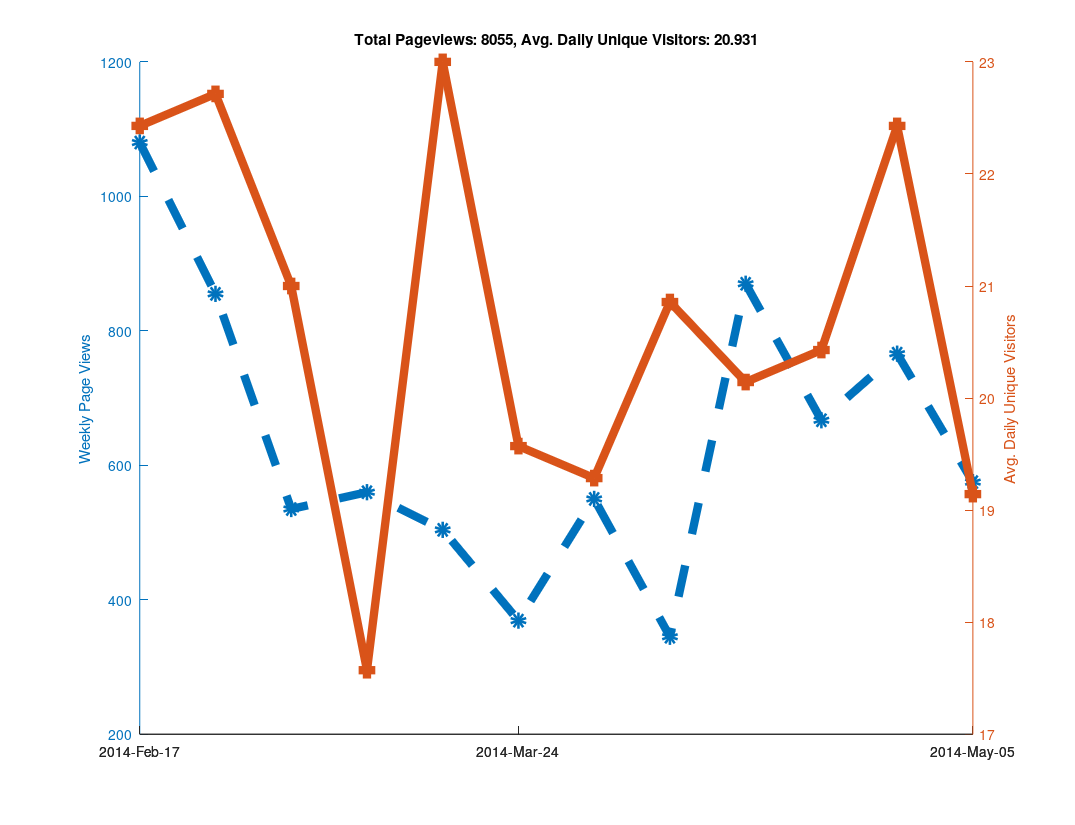

MATLAB code for this plot:
clear all

% Github has a "traffic" page now, but it doesn't seem like you can
% put in an arbitrary date range?  When I looked at it, it showed the
% numbers of unique visitors and views for the last two weeks only...
% So as long as I check back at least once every two weeks I can keep
% a record of it?  Great...

% https://github.com/libMesh/libmesh/graphs/traffic

% Date, Views, Unique Visitors
data = {
    '2014-Feb-17', 274, 25
    '2014-Feb-18', 145, 30
    '2014-Feb-19', 129, 27
    '2014-Feb-20', 202, 24
    '2014-Feb-21', 240, 22
    '2014-Feb-22', 62,  17
    '2014-Feb-23', 28,  12
    '2014-Feb-24', 217, 19
    '2014-Feb-25', 90,  25
    '2014-Feb-26', 189, 36
    '2014-Feb-27', 112, 26
    '2014-Feb-28', 81,  20
    '2014-Mar-01', 113, 17
    '2014-Mar-02', 53,  16
    '2014-Mar-03', 41,  21
    '2014-Mar-04', 144, 35
    '2014-Mar-05', 51,  20
    '2014-Mar-06', 157, 25
    '2014-Mar-07', 50,  22
    '2014-Mar-08', 50,  11
    '2014-Mar-09', 42,  13
    '2014-Mar-10', 61,  16
    '2014-Mar-11', 27,  16
    '2014-Mar-12', 111, 20
    '2014-Mar-13', 66,  20
    '2014-Mar-14', 223, 25
    '2014-Mar-15', 46,   9
    '2014-Mar-16', 26,  17
    '2014-Mar-17', 80,  29
    '2014-Mar-18', 59,  30
    '2014-Mar-19', 85,  31
    '2014-Mar-20', 122, 18
    '2014-Mar-21', 61,  21
    '2014-Mar-22', 33,  18
    '2014-Mar-23', 64,  14
    '2014-Mar-24', 95,  24
    '2014-Mar-25', 75,  28
    '2014-Mar-26', 49,  18
    '2014-Mar-27', 57,  24
    '2014-Mar-28', 33,  16
    '2014-Mar-29', 41,  16
    '2014-Mar-30', 19,  11
    '2014-Mar-31', 52,  12
    '2014-Apr-01', 120, 21
    '2014-Apr-02', 68,  23
    '2014-Apr-03', 98,  28
    '2014-Apr-04', 77,  21
    '2014-Apr-05', 80,  15
    '2014-Apr-06', 55,  15
    '2014-Apr-07', 71,  31
    '2014-Apr-08', 84,  26
    '2014-Apr-09', 33,  18
    '2014-Apr-10', 32,  16
    '2014-Apr-11', 51,  20
    '2014-Apr-12', 25,  15
    '2014-Apr-13', 49,  20
    '2014-Apr-14', 120, 23
    '2014-Apr-15', 191, 27
    '2014-Apr-16', 219, 24
    '2014-Apr-17', 216, 30
    '2014-Apr-18', 63,  19
    '2014-Apr-19', 36,  11
    '2014-Apr-20', 25,   7
    '2014-Apr-21', 115, 24
    '2014-Apr-22', 128, 31
    '2014-Apr-23', 87,  25
    '2014-Apr-24', 108, 23
    '2014-Apr-25', 111, 20
    '2014-Apr-26', 89,   9
    '2014-Apr-27', 29,  11
    '2014-Apr-28', 177, 28
    '2014-Apr-29', 170, 27
    '2014-Apr-30', 183, 28
    '2014-May-01', 97,  25
    '2014-May-02', 64,  23
    '2014-May-03', 43,  12
    '2014-May-04', 32,  14
    '2014-May-05', 125, 28
    '2014-May-06', 68,  24
    '2014-May-07', 68,  19
    '2014-May-08', 114, 14
    '2014-May-09', 47,  20
    '2014-May-10', 139, 20
    '2014-May-11', 14,   9
    '2014-May-12', 90,  27
    '2014-May-13', 92,  22
    '2014-May-14', 197, 32
    };

% length works like you would expect it to for cell arrays.
N=length(data);

% A cell array of strings holding just the dates
dates = {data{:,1}};

% Note the extra square brackets!  This seems to be required (at least
% in Octave) to catch the output of data{:,2} as an array.
views = [data{:,2}];
visitors = [data{:,3}];



% 1.) Make daily plot - You can do this, but it gets a bit hard to read

%% % Can't plot string data automatically?
%% x=linspace(1,N,N);
%%
%% % Only way to set linestyles with plotyy is after the fact, apparently.
%% % plotyy returns the axis handle first, followed by the two plot handles.
%% clf;
%% hold on;
%% [haxis, h1, h2] = plotyy(x, views, x, visitors);
%%
%% % Label the axes
%% ylabel (haxis(1), 'Daily Page Views');
%% ylabel (haxis(2), 'Daily Unique Visitors');
%%
%% % Totaling unique visitors doesn't really mean much...
%% title (['Total Pageviews: ', num2str(sum(views)), ', Avg. Daily Unique Visitors: ', num2str(mean(visitors))]);
%%
%% % Make thick lines - this looks better in PDF
%% set([h1, h2], 'linewidth', 6);
%%
%% % Turn on markers
%% set(h1, 'marker', 'o');
%% set(h2, 'marker', 's');
%%
%% % Set marker size
%% set([h1, h2], 'markersize', 6);
%%
%% % Make dashed line?  Aquaterm doesn't seem to properly display this, but it
%% % does work in the PDF!
%% set(h1, 'linestyle', '--');
%%
%% % Set the xticks and labels so that it shows dates instead of numbers.
%% xticksat = [1 length(x)];
%% set(haxis, 'xtick', xticksat);
%%
%% for i=1:length(xticksat)
%%   xtlabels{i} = data{xticksat(i), 1};
%% end
%% set(haxis, 'xticklabel', xtlabels);
%%
%% % Print to PDF
%% set (gcf, "paperposition", [0.25, 0.25, 10.75, 8.25]);
%% set (gcf, "papersize", [11, 8.5]);
%% set (gcf, "paperorientation", 'landscape');
%%
%% % Make a PDF of this plot.
%% print('-dpdf', 'github_traffic.pdf', '-FHelvetica:20');



% 2.) Make weekly plot - the data is naturally week-periodic
week_indexes = 1:7:N;

% Get total views and average unique viewers for each week
week_views = [];
week_visitors = [];
  for i=1:length(week_indexes)-1
  start = week_indexes(i);
  stop = week_indexes(i+1) - 1;
  week_views(end+1) = sum(views(start:stop));
  week_visitors(end+1) = mean(visitors(start:stop));
end

clf;
hold on;
x=linspace(1, length(week_views), length(week_views));
[haxis, h1, h2] = plotyy(x, week_views, x, week_visitors);

% Label the axes
ylabel (haxis(1), 'Weekly Page Views');
ylabel (haxis(2), 'Avg. Daily Unique Visitors');

% Totaling unique visitors doesn't really mean much...
title (['Total Pageviews: ', num2str(sum(views)), ', Avg. Daily Unique Visitors: ', num2str(mean(visitors))]);

% Make thick lines - this looks better in PDF
set([h1, h2], 'linewidth', 6);

% Turn on markers
set(h1, 'marker', 'o');
set(h2, 'marker', 's');

% Set marker size
set([h1, h2], 'markersize', 6);

% Make dashed line?  Aquaterm doesn't seem to properly display this, but it
% does work in the PDF!
set(h1, 'linestyle', '--');

% Set the xticks and labels so that it shows dates instead of numbers.
xticksat = [1 ceil(length(x)/2) length(x)];
set(haxis, 'xtick', xticksat);

for i=1:length(xticksat)
  xtlabels{i} = data{week_indexes(xticksat(i)), 1};
end
set(haxis, 'xticklabel', xtlabels);

% Print to PDF
set (gcf, "paperposition", [0.25, 0.25, 10.75, 8.25]);
set (gcf, "papersize", [11, 8.5]);
set (gcf, "paperorientation", 'landscape');

% Make a PDF of this plot.
print('-dpdf', 'weekly_github_traffic.pdf', '-FHelvetica:20');



% 3.) Make monthly plot - not enough data to be interesting yet...

%% month_intervals = {'2014-Feb-17', '2014-Mar-17', '2014-Apr-17'};
%%
%% % Numerical indexes of the month intervals
%% month_indexes = [];
%%
%% for i=1:length(month_intervals)
%%   % Calling 'strcmp' on a cell array of strings returns an array of 0s
%%   % and 1s, then 'find' returns the non-zero index.  The 'end' keyword
%%   % is used to append to the array.
%%   month_indexes(end+1) = find(strcmp(month_intervals{i}, dates));
%% end
%%
%% % Get total views and average unique viewers for each month
%% month_views = [];
%% month_visitors = [];
%%   for i=1:length(month_indexes)-1
%%   start = month_indexes(i);
%%   stop = month_indexes(i+1) - 1;
%%   month_views(end+1) = sum(views(start:stop));
%%   month_visitors(end+1) = mean(visitors(start:stop));
%% end
%%
%% clf;
%% hold on;
%% x=linspace(1, length(month_views), length(month_views));
%% [haxis, h1, h2] = plotyy(x, month_views, x, month_visitors);
